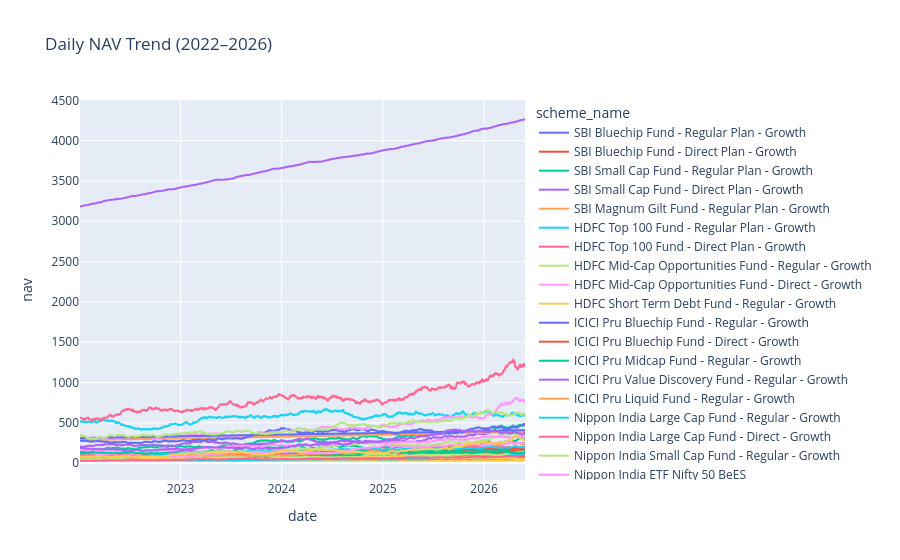

Notebook code for this chart:
### Code cell
nav["date"] = pd.to_datetime(nav["date"])

nav_plot = nav.merge(
    fund[["amfi_code", "scheme_name"]],
    on="amfi_code"
)

fig = px.line(
    nav_plot,
    x="date",
    y="nav",
    color="scheme_name",
    title="Daily NAV Trend (2022–2026)"
)

fig.show()

### Figure 1 — Plotly figure (JSON) as saved in the notebook; plotly's stock layout.template omitted (floating-point values rounded to 4 significant figures; data arrays with more than 128 entries replaced by an {"elided": "..."} marker saying what was removed)
{"data": [{"hovertemplate": "scheme_name=SBI Bluechip Fund - Regular Plan - Growth<br>date=%{x}<br>nav=%{y}<extra></extra>", "legendgroup": "SBI Bluechip Fund - Regular Plan - Growth", "line": {"color": "#636efa", "dash": "solid"}, "marker": {"symbol": "circle"}, "mode": "lines", "name": "SBI Bluechip Fund - Regular Plan - Growth", "showlegend": true, "type": "scattergl", "x": {"elided": "1150 str values"}, "xaxis": "x", "y": {"elided": "1150 float values"}, "yaxis": "y"}, {"hovertemplate": "scheme_name=SBI Bluechip Fund - Direct Plan - Growth<br>date=%{x}<br>nav=%{y}<extra></extra>", "legendgroup": "SBI Bluechip Fund - Direct Plan - Growth", "line": {"color": "#EF553B", "dash": "solid"}, "marker": {"symbol": "circle"}, "mode": "lines", "name": "SBI Bluechip Fund - Direct Plan - Growth", "showlegend": true, "type": "scattergl", "x": {"elided": "1150 str values"}, "xaxis": "x", "y": {"elided": "1150 float values"}, "yaxis": "y"}, {"hovertemplate": "scheme_name=SBI Small Cap Fund - Regular Plan - Growth<br>date=%{x}<br>nav=%{y}<extra></extra>", "legendgroup": "SBI Small Cap Fund - Regular Plan - Growth", "line": {"color": "#00cc96", "dash": "solid"}, "marker": {"symbol": "circle"}, "mode": "lines", "name": "SBI Small Cap Fund - Regular Plan - Growth", "showlegend": true, "type": "scattergl", "x": {"elided": "1150 str values"}, "xaxis": "x", "y": {"elided": "1150 float values"}, "yaxis": "y"}, {"hovertemplate": "scheme_name=SBI Small Cap Fund - Direct Plan - Growth<br>date=%{x}<br>nav=%{y}<extra></extra>", "legendgroup": "SBI Small Cap Fund - Direct Plan - Growth", "line": {"color": "#ab63fa", "dash": "solid"}, "marker": {"symbol": "circle"}, "mode": "lines", "name": "SBI Small Cap Fund - Direct Plan - Growth", "showlegend": true, "type": "scattergl", "x": {"elided": "1150 str values"}, "xaxis": "x", "y": {"elided": "1150 float values"}, "yaxis": "y"}, {"hovertemplate": "scheme_name=SBI Magnum Gilt Fund - Regular Plan - Growth<br>date=%{x}<br>nav=%{y}<extra></extra>", "legendgroup": "SBI Magnum Gilt Fund - Regular Plan - Growth", "line": {"color": "#FFA15A", "dash": "solid"}, "marker": {"symbol": "circle"}, "mode": "lines", "name": "SBI Magnum Gilt Fund - Regular Plan - Growth", "showlegend": true, "type": "scattergl", "x": {"elided": "1150 str values"}, "xaxis": "x", "y": {"elided": "1150 float values"}, "yaxis": "y"}, {"hovertemplate": "scheme_name=HDFC Top 100 Fund - Regular Plan - Growth<br>date=%{x}<br>nav=%{y}<extra></extra>", "legendgroup": "HDFC Top 100 Fund - Regular Plan - Growth", "line": {"color": "#19d3f3", "dash": "solid"}, "marker": {"symbol": "circle"}, "mode": "lines", "name": "HDFC Top 100 Fund - Regular Plan - Growth", "showlegend": true, "type": "scattergl", "x": {"elided": "1150 str values"}, "xaxis": "x", "y": {"elided": "1150 float values"}, "yaxis": "y"}, {"hovertemplate": "scheme_name=HDFC Top 100 Fund - Direct Plan - Growth<br>date=%{x}<br>nav=%{y}<extra></extra>", "legendgroup": "HDFC Top 100 Fund - Direct Plan - Growth", "line": {"color": "#FF6692", "dash": "solid"}, "marker": {"symbol": "circle"}, "mode": "lines", "name": "HDFC Top 100 Fund - Direct Plan - Growth", "showlegend": true, "type": "scattergl", "x": {"elided": "1150 str values"}, "xaxis": "x", "y": {"elided": "1150 float values"}, "yaxis": "y"}, {"hovertemplate": "scheme_name=HDFC Mid-Cap Opportunities Fund - Regular - Growth<br>date=%{x}<br>nav=%{y}<extra></extra>", "legendgroup": "HDFC Mid-Cap Opportunities Fund - Regular - Growth", "line": {"color": "#B6E880", "dash": "solid"}, "marker": {"symbol": "circle"}, "mode": "lines", "name": "HDFC Mid-Cap Opportunities Fund - Regular - Growth", "showlegend": true, "type": "scattergl", "x": {"elided": "1150 str values"}, "xaxis": "x", "y": {"elided": "1150 float values"}, "yaxis": "y"}, {"hovertemplate": "scheme_name=HDFC Mid-Cap Opportunities Fund - Direct - Growth<br>date=%{x}<br>nav=%{y}<extra></extra>", "legendgroup": "HDFC Mid-Cap Opportunities Fund - Direct - Growth", "line": {"color": "#FF97FF", "dash": "solid"}, "marker": {"symbol": "circle"}, "mode": "lines", "name": "HDFC Mid-Cap Opportunities Fund - Direct - Growth", "showlegend": true, "type": "scattergl", "x": {"elided": "1150 str values"}, "xaxis": "x", "y": {"elided": "1150 float values"}, "yaxis": "y"}, {"hovertemplate": "scheme_name=HDFC Short Term Debt Fund - Regular - Growth<br>date=%{x}<br>nav=%{y}<extra></extra>", "legendgroup": "HDFC Short Term Debt Fund - Regular - Growth", "line": {"color": "#FECB52", "dash": "solid"}, "marker": {"symbol": "circle"}, "mode": "lines", "name": "HDFC Short Term Debt Fund - Regular - Growth", "showlegend": true, "type": "scattergl", "x": {"elided": "1150 str values"}, "xaxis": "x", "y": {"elided": "1150 float values"}, "yaxis": "y"}, {"hovertemplate": "scheme_name=ICICI Pru Bluechip Fund - Regular - Growth<br>date=%{x}<br>nav=%{y}<extra></extra>", "legendgroup": "ICICI Pru Bluechip Fund - Regular - Growth", "line": {"color": "#636efa", "dash": "solid"}, "marker": {"symbol": "circle"}, "mode": "lines", "name": "ICICI Pru Bluechip Fund - Regular - Growth", "showlegend": true, "type": "scattergl", "x": {"elided": "1150 str values"}, "xaxis": "x", "y": {"elided": "1150 float values"}, "yaxis": "y"}, {"hovertemplate": "scheme_name=ICICI Pru Bluechip Fund - Direct - Growth<br>date=%{x}<br>nav=%{y}<extra></extra>", "legendgroup": "ICICI Pru Bluechip Fund - Direct - Growth", "line": {"color": "#EF553B", "dash": "solid"}, "marker": {"symbol": "circle"}, "mode": "lines", "name": "ICICI Pru Bluechip Fund - Direct - Growth", "showlegend": true, "type": "scattergl", "x": {"elided": "1150 str values"}, "xaxis": "x", "y": {"elided": "1150 float values"}, "yaxis": "y"}, {"hovertemplate": "scheme_name=ICICI Pru Midcap Fund - Regular - Growth<br>date=%{x}<br>nav=%{y}<extra></extra>", "legendgroup": "ICICI Pru Midcap Fund - Regular - Growth", "line": {"color": "#00cc96", "dash": "solid"}, "marker": {"symbol": "circle"}, "mode": "lines", "name": "ICICI Pru Midcap Fund - Regular - Growth", "showlegend": true, "type": "scattergl", "x": {"elided": "1150 str values"}, "xaxis": "x", "y": {"elided": "1150 float values"}, "yaxis": "y"}, {"hovertemplate": "scheme_name=ICICI Pru Value Discovery Fund - Regular - Growth<br>date=%{x}<br>nav=%{y}<extra></extra>", "legendgroup": "ICICI Pru Value Discovery Fund - Regular - Growth", "line": {"color": "#ab63fa", "dash": "solid"}, "marker": {"symbol": "circle"}, "mode": "lines", "name": "ICICI Pru Value Discovery Fund - Regular - Growth", "showlegend": true, "type": "scattergl", "x": {"elided": "1150 str values"}, "xaxis": "x", "y": {"elided": "1150 float values"}, "yaxis": "y"}, {"hovertemplate": "scheme_name=ICICI Pru Liquid Fund - Regular - Growth<br>date=%{x}<br>nav=%{y}<extra></extra>", "legendgroup": "ICICI Pru Liquid Fund - Regular - Growth", "line": {"color": "#FFA15A", "dash": "solid"}, "marker": {"symbol": "circle"}, "mode": "lines", "name": "ICICI Pru Liquid Fund - Regular - Growth", "showlegend": true, "type": "scattergl", "x": {"elided": "1150 str values"}, "xaxis": "x", "y": {"elided": "1150 float values"}, "yaxis": "y"}, {"hovertemplate": "scheme_name=Nippon India Large Cap Fund - Regular - Growth<br>date=%{x}<br>nav=%{y}<extra></extra>", "legendgroup": "Nippon India Large Cap Fund - Regular - Growth", "line": {"color": "#19d3f3", "dash": "solid"}, "marker": {"symbol": "circle"}, "mode": "lines", "name": "Nippon India Large Cap Fund - Regular - Growth", "showlegend": true, "type": "scattergl", "x": {"elided": "1150 str values"}, "xaxis": "x", "y": {"elided": "1150 float values"}, "yaxis": "y"}, {"hovertemplate": "scheme_name=Nippon India Large Cap Fund - Direct - Growth<br>date=%{x}<br>nav=%{y}<extra></extra>", "legendgroup": "Nippon India Large Cap Fund - Direct - Growth", "line": {"color": "#FF6692", "dash": "solid"}, "marker": {"symbol": "circle"}, "mode": "lines", "name": "Nippon India Large Cap Fund - Direct - Growth", "showlegend": true, "type": "scattergl", "x": {"elided": "1150 str values"}, "xaxis": "x", "y": {"elided": "1150 float values"}, "yaxis": "y"}, {"hovertemplate": "scheme_name=Nippon India Small Cap Fund - Regular - Growth<br>date=%{x}<br>nav=%{y}<extra></extra>", "legendgroup": "Nippon India Small Cap Fund - Regular - Growth", "line": {"color": "#B6E880", "dash": "solid"}, "marker": {"symbol": "circle"}, "mode": "lines", "name": "Nippon India Small Cap Fund - Regular - Growth", "showlegend": true, "type": "scattergl", "x": {"elided": "1150 str values"}, "xaxis": "x", "y": {"elided": "1150 float values"}, "yaxis": "y"}, {"hovertemplate": "scheme_name=Nippon India ETF Nifty 50 BeES<br>date=%{x}<br>nav=%{y}<extra></extra>", "legendgroup": "Nippon India ETF Nifty 50 BeES", "line": {"color": "#FF97FF", "dash": "solid"}, "marker": {"symbol": "circle"}, "mode": "lines", "name": "Nippon India ETF Nifty 50 BeES", "showlegend": true, "type": "scattergl", "x": {"elided": "1150 str values"}, "xaxis": "x", "y": {"elided": "1150 float values"}, "yaxis": "y"}, {"hovertemplate": "scheme_name=Nippon India Gilt Securities Fund - Regular - Growth<br>date=%{x}<br>nav=%{y}<extra></extra>", "legendgroup": "Nippon India Gilt Securities Fund - Regular - Growth", "line": {"color": "#FECB52", "dash": "solid"}, "marker": {"symbol": "circle"}, "mode": "lines", "name": "Nippon India Gilt Securities Fund - Regular - Growth", "showlegend": true, "type": "scattergl", "x": {"elided": "1150 str values"}, "xaxis": "x", "y": {"elided": "1150 float values"}, "yaxis": "y"}, {"hovertemplate": "scheme_name=Kotak Bluechip Fund - Regular - Growth<br>date=%{x}<br>nav=%{y}<extra></extra>", "legendgroup": "Kotak Bluechip Fund - Regular - Growth", "line": {"color": "#636efa", "dash": "solid"}, "marker": {"symbol": "circle"}, "mode": "lines", "name": "Kotak Bluechip Fund - Regular - Growth", "showlegend": true, "type": "scattergl", "x": {"elided": "1150 str values"}, "xaxis": "x", "y": {"elided": "1150 float values"}, "yaxis": "y"}, {"hovertemplate": "scheme_name=Kotak Emerging Equity Fund - Regular - Growth<br>date=%{x}<br>nav=%{y}<extra></extra>", "legendgroup": "Kotak Emerging Equity Fund - Regular - Growth", "line": {"color": "#EF553B", "dash": "solid"}, "marker": {"symbol": "circle"}, "mode": "lines", "name": "Kotak Emerging Equity Fund - Regular - Growth", "showlegend": true, "type": "scattergl", "x": {"elided": "1150 str values"}, "xaxis": "x", "y": {"elided": "1150 float values"}, "yaxis": "y"}, {"hovertemplate": "scheme_name=Kotak Flexicap Fund - Regular - Growth<br>date=%{x}<br>nav=%{y}<extra></extra>", "legendgroup": "Kotak Flexicap Fund - Regular - Growth", "line": {"color": "#00cc96", "dash": "solid"}, "marker": {"symbol": "circle"}, "mode": "lines", "name": "Kotak Flexicap Fund - Regular - Growth", "showlegend": true, "type": "scattergl", "x": {"elided": "1150 str values"}, "xaxis": "x", "y": {"elided": "1150 float values"}, "yaxis": "y"}, {"hovertemplate": "scheme_name=Kotak Liquid Fund - Regular - Growth<br>date=%{x}<br>nav=%{y}<extra></extra>", "legendgroup": "Kotak Liquid Fund - Regular - Growth", "line": {"color": "#ab63fa", "dash": "solid"}, "marker": {"symbol": "circle"}, "mode": "lines", "name": "Kotak Liquid Fund - Regular - Growth", "showlegend": true, "type": "scattergl", "x": {"elided": "1150 str values"}, "xaxis": "x", "y": {"elided": "1150 float values"}, "yaxis": "y"}, {"hovertemplate": "scheme_name=Axis Bluechip Fund - Regular - Growth<br>date=%{x}<br>nav=%{y}<extra></extra>", "legendgroup": "Axis Bluechip Fund - Regular - Growth", "line": {"color": "#FFA15A", "dash": "solid"}, "marker": {"symbol": "circle"}, "mode": "lines", "name": "Axis Bluechip Fund - Regular - Growth", "showlegend": true, "type": "scattergl", "x": {"elided": "1150 str values"}, "xaxis": "x", "y": {"elided": "1150 float values"}, "yaxis": "y"}, {"hovertemplate": "scheme_name=Axis Bluechip Fund - Direct - Growth<br>date=%{x}<br>nav=%{y}<extra></extra>", "legendgroup": "Axis Bluechip Fund - Direct - Growth", "line": {"color": "#19d3f3", "dash": "solid"}, "marker": {"symbol": "circle"}, "mode": "lines", "name": "Axis Bluechip Fund - Direct - Growth", "showlegend": true, "type": "scattergl", "x": {"elided": "1150 str values"}, "xaxis": "x", "y": {"elided": "1150 float values"}, "yaxis": "y"}, {"hovertemplate": "scheme_name=Axis Midcap Fund - Regular - Growth<br>date=%{x}<br>nav=%{y}<extra></extra>", "legendgroup": "Axis Midcap Fund - Regular - Growth", "line": {"color": "#FF6692", "dash": "solid"}, "marker": {"symbol": "circle"}, "mode": "lines", "name": "Axis Midcap Fund - Regular - Growth", "showlegend": true, "type": "scattergl", "x": {"elided": "1150 str values"}, "xaxis": "x", "y": {"elided": "1150 float values"}, "yaxis": "y"}, {"hovertemplate": "scheme_name=Axis Small Cap Fund - Regular - Growth<br>date=%{x}<br>nav=%{y}<extra></extra>", "legendgroup": "Axis Small Cap Fund - Regular - Growth", "line": {"color": "#B6E880", "dash": "solid"}, "marker": {"symbol": "circle"}, "mode": "lines", "name": "Axis Small Cap Fund - Regular - Growth", "showlegend": true, "type": "scattergl", "x": {"elided": "1150 str values"}, "xaxis": "x", "y": {"elided": "1150 float values"}, "yaxis": "y"}, {"hovertemplate": "scheme_name=ABSL Frontline Equity Fund - Regular - Growth<br>date=%{x}<br>nav=%{y}<extra></extra>", "legendgroup": "ABSL Frontline Equity Fund - Regular - Growth", "line": {"color": "#FF97FF", "dash": "solid"}, "marker": {"symbol": "circle"}, "mode": "lines", "name": "ABSL Frontline Equity Fund - Regular - Growth", "showlegend": true, "type": "scattergl", "x": {"elided": "1150 str values"}, "xaxis": "x", "y": {"elided": "1150 float values"}, "yaxis": "y"}, {"hovertemplate": "scheme_name=ABSL Small Cap Fund - Regular - Growth<br>date=%{x}<br>nav=%{y}<extra></extra>", "legendgroup": "ABSL Small Cap Fund - Regular - Growth", "line": {"color": "#FECB52", "dash": "solid"}, "marker": {"symbol": "circle"}, "mode": "lines", "name": "ABSL Small Cap Fund - Regular - Growth", "showlegend": true, "type": "scattergl", "x": {"elided": "1150 str values"}, "xaxis": "x", "y": {"elided": "1150 float values"}, "yaxis": "y"}, {"hovertemplate": "scheme_name=ABSL Liquid Fund - Regular - Growth<br>date=%{x}<br>nav=%{y}<extra></extra>", "legendgroup": "ABSL Liquid Fund - Regular - Growth", "line": {"color": "#636efa", "dash": "solid"}, "marker": {"symbol": "circle"}, "mode": "lines", "name": "ABSL Liquid Fund - Regular - Growth", "showlegend": true, "type": "scattergl", "x": {"elided": "1150 str values"}, "xaxis": "x", "y": {"elided": "1150 float values"}, "yaxis": "y"}, {"hovertemplate": "scheme_name=UTI Nifty 50 Index Fund - Regular - Growth<br>date=%{x}<br>nav=%{y}<extra></extra>", "legendgroup": "UTI Nifty 50 Index Fund - Regular - Growth", "line": {"color": "#EF553B", "dash": "solid"}, "marker": {"symbol": "circle"}, "mode": "lines", "name": "UTI Nifty 50 Index Fund - Regular - Growth", "showlegend": true, "type": "scattergl", "x": {"elided": "1150 str values"}, "xaxis": "x", "y": {"elided": "1150 float values"}, "yaxis": "y"}, {"hovertemplate": "scheme_name=UTI Mid Cap Fund - Regular - Growth<br>date=%{x}<br>nav=%{y}<extra></extra>", "legendgroup": "UTI Mid Cap Fund - Regular - Growth", "line": {"color": "#00cc96", "dash": "solid"}, "marker": {"symbol": "circle"}, "mode": "lines", "name": "UTI Mid Cap Fund - Regular - Growth", "showlegend": true, "type": "scattergl", "x": {"elided": "1150 str values"}, "xaxis": "x", "y": {"elided": "1150 float values"}, "yaxis": "y"}, {"hovertemplate": "scheme_name=UTI Flexi Cap Fund - Regular - Growth<br>date=%{x}<br>nav=%{y}<extra></extra>", "legendgroup": "UTI Flexi Cap Fund - Regular - Growth", "line": {"color": "#ab63fa", "dash": "solid"}, "marker": {"symbol": "circle"}, "mode": "lines", "name": "UTI Flexi Cap Fund - Regular - Growth", "showlegend": true, "type": "scattergl", "x": {"elided": "1150 str values"}, "xaxis": "x", "y": {"elided": "1150 float values"}, "yaxis": "y"}, {"hovertemplate": "scheme_name=Mirae Asset Large Cap Fund - Regular - Growth<br>date=%{x}<br>nav=%{y}<extra></extra>", "legendgroup": "Mirae Asset Large Cap Fund - Regular - Growth", "line": {"color": "#FFA15A", "dash": "solid"}, "marker": {"symbol": "circle"}, "mode": "lines", "name": "Mirae Asset Large Cap Fund - Regular - Growth", "showlegend": true, "type": "scattergl", "x": {"elided": "1150 str values"}, "xaxis": "x", "y": {"elided": "1150 float values"}, "yaxis": "y"}, {"hovertemplate": "scheme_name=Mirae Asset Emerging Bluechip Fund - Regular - Growth<br>date=%{x}<br>nav=%{y}<extra></extra>", "legendgroup": "Mirae Asset Emerging Bluechip Fund - Regular - Growth", "line": {"color": "#19d3f3", "dash": "solid"}, "marker": {"symbol": "circle"}, "mode": "lines", "name": "Mirae Asset Emerging Bluechip Fund - Regular - Growth", "showlegend": true, "type": "scattergl", "x": {"elided": "1150 str values"}, "xaxis": "x", "y": {"elided": "1150 float values"}, "yaxis": "y"}, {"hovertemplate": "scheme_name=Mirae Asset Tax Saver Fund - Regular - Growth<br>date=%{x}<br>nav=%{y}<extra></extra>", "legendgroup": "Mirae Asset Tax Saver Fund - Regular - Growth", "line": {"color": "#FF6692", "dash": "solid"}, "marker": {"symbol": "circle"}, "mode": "lines", "name": "Mirae Asset Tax Saver Fund - Regular - Growth", "showlegend": true, "type": "scattergl", "x": {"elided": "1150 str values"}, "xaxis": "x", "y": {"elided": "1150 float values"}, "yaxis": "y"}, {"hovertemplate": "scheme_name=DSP Top 100 Equity Fund - Regular - Growth<br>date=%{x}<br>nav=%{y}<extra></extra>", "legendgroup": "DSP Top 100 Equity Fund - Regular - Growth", "line": {"color": "#B6E880", "dash": "solid"}, "marker": {"symbol": "circle"}, "mode": "lines", "name": "DSP Top 100 Equity Fund - Regular - Growth", "showlegend": true, "type": "scattergl", "x": {"elided": "1150 str values"}, "xaxis": "x", "y": {"elided": "1150 float values"}, "yaxis": "y"}, {"hovertemplate": "scheme_name=DSP Midcap Fund - Regular - Growth<br>date=%{x}<br>nav=%{y}<extra></extra>", "legendgroup": "DSP Midcap Fund - Regular - Growth", "line": {"color": "#FF97FF", "dash": "solid"}, "marker": {"symbol": "circle"}, "mode": "lines", "name": "DSP Midcap Fund - Regular - Growth", "showlegend": true, "type": "scattergl", "x": {"elided": "1150 str values"}, "xaxis": "x", "y": {"elided": "1150 float values"}, "yaxis": "y"}, {"hovertemplate": "scheme_name=DSP Small Cap Fund - Regular - Growth<br>date=%{x}<br>nav=%{y}<extra></extra>", "legendgroup": "DSP Small Cap Fund - Regular - Growth", "line": {"color": "#FECB52", "dash": "solid"}, "marker": {"symbol": "circle"}, "mode": "lines", "name": "DSP Small Cap Fund - Regular - Growth", "showlegend": true, "type": "scattergl", "x": {"elided": "1150 str values"}, "xaxis": "x", "y": {"elided": "1150 float values"}, "yaxis": "y"}], "layout": {"legend": {"title": {"text": "scheme_name"}, "tracegroupgap": 0}, "title": {"text": "Daily NAV Trend (2022–2026)"}, "xaxis": {"anchor": "y", "domain": [0, 1], "title": {"text": "date"}}, "yaxis": {"anchor": "x", "domain": [0, 1], "title": {"text": "nav"}}}}
